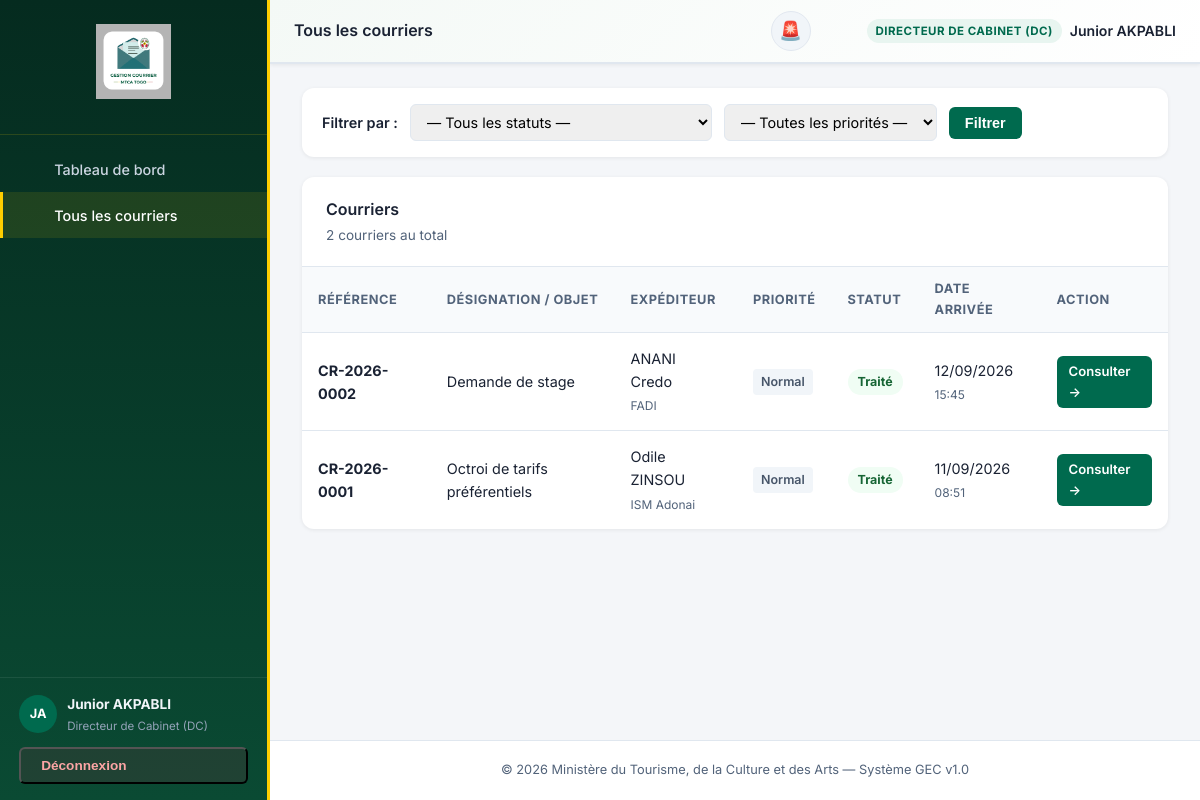
/courrier/liste/ (signed in), run on the app's committed database.
### courrier/models.py (models this page shows, shortened)
class User(AbstractUser):
    class Role(models.TextChoices):
        SECRETARIAT_CENTRAL = 'SECRETARIAT_CENTRAL', 'Secrétariat Central'
        SECRETAIRE_DC = 'SECRETAIRE_DC', 'Secrétaire du Directeur de Cabinet (DC)'
        DC = 'DC', 'Directeur de Cabinet (DC)'
        SECRETAIRE_MINISTRE = 'SECRETAIRE_MINISTRE', 'Secrétaire Particulier du Ministre'
        MINISTRE = 'MINISTRE', 'Ministre'
        SECRETAIRE_SG = 'SECRETAIRE_SG', 'Secrétaire du Secrétaire Général (SG)'
        SG = 'SG', 'Secrétaire Général (SG)'
        DIRECTEUR = 'DIRECTEUR', 'Directeur de Département'
        AGENT = 'AGENT', 'Agent'
    role = models.CharField(
        max_length=50,
        choices=Role.choices,
        default=Role.AGENT,
        verbose_name="Rôle au sein du Ministère"
    )
    service_direction = models.CharField(
        max_length=150,
        blank=True,
        null=True,
        verbose_name="Service / Direction d'appartenance",
        help_text="Pour les directeurs et agents, indique la direction (ex: DAF, DEC, etc.)"
    )
    class Meta:
        verbose_name = "Utilisateur"
        verbose_name_plural = "Utilisateurs"

class Courrier(models.Model):
    class Statut(models.TextChoices):
        ARRIVE = 'ARRIVE', 'Enregistré (Secrétariat Central)'
        REJETE_SECRETAIRE = 'REJETE_SECRETAIRE', 'Rejeté par Secrétariat pour correction'
        TRANSMIS_SG = 'TRANSMIS_SG', 'Transmis au SG'
        EN_COURS_SG = 'EN_COURS_SG', "En cours d'analyse (SG)"
        TRANSMIS_DC = 'TRANSMIS_DC', 'Transmis au Secrétaire du DC'
        EN_COURS_DC = 'EN_COURS_DC', "En cours d'analyse (DC)"
        ANALYSE_VALIDE = 'ANALYSE_VALIDE', 'Analyse validée (DC/SG)'
        TRANSMIS_MINISTRE = 'TRANSMIS_MINISTRE', 'Transmis au Ministre'
        DECIDE = 'DECIDE', 'Décidé (En attente d\'affectation)'
        SIGNE_PAR_MINISTRE = 'SIGNE_PAR_MINISTRE', 'Signé par le Ministre'
        COURRIER_SORTANT = 'COURRIER_SORTANT', 'Courrier sortant enregistré'
        AFFECTE = 'AFFECTE', 'Affecté aux services'
        SOUMIS_DIRECTEUR = 'SOUMIS_DIRECTEUR', 'Soumis au Directeur pour validation'
        CORRECTION_DEMANDEE = 'CORRECTION_DEMANDEE', 'Correction demandée'
        VALIDE_DIRECTEUR = 'VALIDE_DIRECTEUR', 'Validé par le Directeur'
        TERMINE = 'TERMINE', 'Traité'
    reference = models.CharField(
        max_length=100,
        unique=True,
        verbose_name="Référence / Numéro d'enregistrement",
        help_text="Généré automatiquement ou saisi manuellement"
    )
    designation = models.CharField(
        max_length=255,
        verbose_name="Désignation / Objet du courrier"
    )
    resume = models.TextField(
        verbose_name="Résumé analytique",
        blank=True
    )
    expediteur_nom = models.CharField(
        max_length=200,
        verbose_name="Nom de l'expéditeur"
    )
    expediteur_institution = models.CharField(
        max_length=200,
        blank=True,
        verbose_name="Institution de l'expéditeur"
    )
    expediteur_telephone = models.CharField(
        max_length=20,
        blank=True,
        verbose_name="Téléphone de l'expéditeur"
    )
    class Priorite(models.TextChoices):
        NORMAL = 'NORMAL', 'Normal'
        URGENT = 'URGENT', 'Urgent'
        TRES_URGENT = 'TRES_URGENT', 'Très Urgent'
    priorite = models.CharField(
        max_length=50,
        choices=Priorite.choices,
        default=Priorite.NORMAL,
        verbose_name="Niveau de priorité"
    )
    statut = models.CharField(
        max_length=50,
        choices=Statut.choices,
        default=Statut.ARRIVE,
        verbose_name="Statut du traitement"
    )
    responsable_actuel_role = models.CharField(
        max_length=50,
        choices=User.Role.choices,
        blank=True,
        null=True,
        verbose_name="Rôle actuellement détenteur du courrier",
    )
    delai_traitement_jours = models.PositiveIntegerField(
        null=True, blank=True,
        verbose_name="Délai de traitement fixé par le Ministre (jours)",
    )
    motif_rejet = models.TextField(
        verbose_name="Motif de rejet par le secrétariat",
        blank=True,
        null=True,
    )
    comite = models.TextField(
        verbose_name="Compte-rendu / Comité",
        blank=True,
        null=True,
    )
    cree_par = models.ForeignKey(
        settings.AUTH_USER_MODEL,
        on_delete=models.PROTECT,
        related_name="courriers_enregistres",
        verbose_name="Enregistré par"
    )
    reponse_requise = models.BooleanField(
        default=True,
        verbose_name="Une réponse écrite est requise pour ce courrier"
    )
    date_arrivee = models.DateTimeField(
        default=timezone.now,
        verbose_name="Date et heure de réception physique"
    )
    date_enregistrement = models.DateTimeField(
        auto_now_add=True,
        verbose_name="Date d'enregistrement dans le système"
    )
    objects = CourrierManager()
    class Meta:
        verbose_name = "Courrier"
        verbose_name_plural = "Courriers"
        ordering = ['-date_arrivee']

### courrier/views.py (the view)
# urls.py: path('liste/', CourrierListView.as_view(), name='courrier_liste'),
class CourrierListView(LoginRequiredMixin, ListView):
    model = Courrier
    template_name = 'courrier_list.html'
    context_object_name = 'courriers'
    paginate_by = 20
    def get_queryset(self):
        qs = Courrier.objects.pour_utilisateur(self.request.user).select_related('cree_par')
        statut = self.request.GET.get('statut')
        priorite = self.request.GET.get('priorite')
        if statut:
            qs = qs.filter(statut=statut)
        if priorite:
            qs = qs.filter(priorite=priorite)
        return qs
    def get_context_data(self, **kwargs):
        context = super().get_context_data(**kwargs)
        context['statut_filter'] = self.request.GET.get('statut', '')
        context['priorite_filter'] = self.request.GET.get('priorite', '')
        context['statuts'] = Courrier.Statut.choices
        context['priorites'] = Courrier.Priorite.choices
        return context

### templates/courrier_list.html (shortened to what this page needs)
{% extends 'base.html' %}
{% block page_title %}Tous les courriers{% endblock %}
{% block nav_liste %}active{% endblock %}
{% block content %}
<form method="get" class="filter-bar" id="form-filtres">
    <label style="font-weight: 600; font-size: 0.9rem; white-space: nowrap;">Filtrer par :</label>
    <select name="statut" id="filter-statut">
        <option value="">— Tous les statuts —</option>
    </select>
    <select name="priorite" id="filter-priorite">
        <option value="">— Toutes les priorités —</option>
    </select>
    <button type="submit" id="btn-filtrer">Filtrer</button>
</form>
<div class="table-card">
    <div class="table-header">
        <div>
            <h3 style="font-size: 1rem; font-weight: 600;">
                Courriers
            </h3>
            <p style="font-size: 0.85rem; color: var(--text-muted); margin-top: 2px;">
                {{ page_obj.paginator.count }} courrier{% if page_obj.paginator.count > 1 %}s{% endif %} au total
            </p>
        </div>
    </div>
    {% if courriers %}
    <table>
        <thead>
            <tr>
                <th>Référence</th>
                <th>Désignation / Objet</th>
                <th>Expéditeur</th>
                <th>Priorité</th>
                <th>Statut</th>
                <th>Date arrivée</th>
                <th>Action</th>
            </tr>
        </thead>
        <tbody>
            {% for c in courriers %}
            <tr id="row-courrier-{{ c.pk }}">
                <td>
                    <strong>{{ c.reference }}</strong>
                </td>
                <td style="max-width: 280px;">{{ c.designation|truncatechars:60 }}</td>
                <td>
                    <span>{{ c.expediteur_nom }}</span>
                    {% if c.expediteur_institution %}
                        <br><small style="color: var(--text-muted);">{{ c.expediteur_institution }}</small>
                    {% endif %}
                </td>
                <td>
                    <span class="priority-badge priority-{{ c.priorite }}">
                        {{ c.get_priorite_display }}
                    </span>
                </td>
                <td>
                    <span class="status-badge status-{{ c.statut }}">
                        {{ c.get_statut_display }}
                    </span>
                </td>
                <td style="white-space: nowrap;">{{ c.date_arrivee|date:"d/m/Y" }}<br><small style="color: var(--text-muted);">{{ c.date_arrivee|time:"H:i" }}</small></td>
                <td>
                    <a href="{% url 'courrier_detail' c.pk %}" class="action-btn primary" id="btn-detail-{{ c.pk }}">
                        Consulter →
                    </a>
                </td>
            </tr>
            {% endfor %}
        </tbody>
    </table>
    {% endif %}
</div>
{% endblock %}

### templates/base.html (shortened to what this page needs)
{% load static %}
<!DOCTYPE html>
<html lang="fr">
<head>
    <link rel="stylesheet" href="{% static 'css/style.css' %}">
</head>
<body>
<div id="app-container">
    <aside class="sidebar" id="sidebar">
        <div class="sidebar-header">
            <img src="{% static 'images/logo_gec.png' %}" alt="Logo GEC MTCA" class="sidebar-logo-img" style="height: 75px; width: auto; margin-bottom: 4px; object-fit: contain;">
        </div>
        <nav class="sidebar-menu" aria-label="Navigation principale">
            <ul>
                <li class="sidebar-item {% block nav_dashboard %}{% endblock %}">
                    <a href="{% url 'dashboard' %}" id="nav-dashboard">
                        <span>Tableau de bord</span>
                    </a>
                </li>
                <li class="sidebar-item {% block nav_liste %}{% endblock %}">
                    <a href="{% url 'courrier_liste' %}" id="nav-courrier-liste">
                        <span>Tous les courriers</span>
                    </a>
                </li>
            </ul>
        </nav>
        <div class="sidebar-footer">
            <div class="sidebar-user">
                <div class="user-avatar">
                    {{ user.first_name|first|upper }}{{ user.last_name|first|upper }}
                </div>
                <div class="user-info">
                    <strong>{{ user.get_full_name|default:user.username }}</strong>
                    <span class="user-role-text">{{ user.get_role_display }}</span>
                </div>
            </div>
            <form method="post" action="{% url 'logout' %}">
                <button type="submit" class="logout-btn" id="btn-logout">
                     Déconnexion
                </button>
            </form>
        </div>
    </aside>
    <main class="main-content">
        <header class="top-navbar">
            <div class="navbar-left">
                <h2 class="page-title">{% block page_title %}Accueil{% endblock %}</h2>
            </div>
            <div class="navbar-right">
                {% if alertes_visibles %}
                <a href="{% url 'dashboard' %}" class="alert-toggle-btn" title="{% if nb_alertes > 0 %}{{ nb_alertes }} alerte(s) d'échéance{% else %}Aucune alerte d'échéance{% endif %}" style="text-decoration: none; position: relative; display: inline-flex; align-items: center; justify-content: center; width: 40px; height: 40px; border-radius: 50%; background: {% if nb_alertes > 0 %}#fee2e2{% else %}#f1f5f9{% endif %}; color: {% if nb_alertes > 0 %}#dc2626{% else %}#64748b{% endif %}; margin-right: 8px; border: 1px solid {% if nb_alertes > 0 %}#fca5a5{% else %}#e2e8f0{% endif %};">
                    <span class="{% if nb_alertes > 0 %}alert-logo-blink{% endif %}" style="font-size: 1.15rem;">🚨</span>
                </a>
                {% endif %}
                <div class="notif-dropdown" id="notif-dropdown">
                    <button class="notif-toggle" id="btn-notif-toggle" aria-label="Notifications">
                    </button>
                </div>
                <div class="user-profile">
                    <span class="user-role-badge">{{ user.get_role_display }}</span>
                    <span class="user-name-nav">{{ user.get_full_name|default:user.username }}</span>
                </div>
            </div>
        </header>
        <div class="container">
            {% block content %}
            {% endblock %}
        </div>
        <footer class="main-footer">
            &copy; 2026 Ministère du Tourisme, de la Culture et des Arts — Système GEC v1.0
        </footer>
    </main>
</div>
</body>
</html>

### data on the page
User: first_name|first "J", last_name|first "A", get_full_name "Junior AKPABLI", role "Directeur de Cabinet (DC)", role "DIRECTEUR DE CABINET (DC)"
Courrier: reference "CR-2026-0002", designation "Demande de stage", expediteur_nom "ANANI Credo", expediteur_institution "FADI", priorite "Normal", statut "Traité", date_arrivee "12/09/2026", date_arrivee "15:45"
Courrier: reference "CR-2026-0001", designation "Octroi de tarifs préférentiels", expediteur_nom "Odile ZINSOU", expediteur_institution "ISM Adonai", priorite "Normal", statut "Traité", date_arrivee "11/09/2026", date_arrivee "08:51"

### other printed values
{{ page_obj.paginator.count }} "2"
